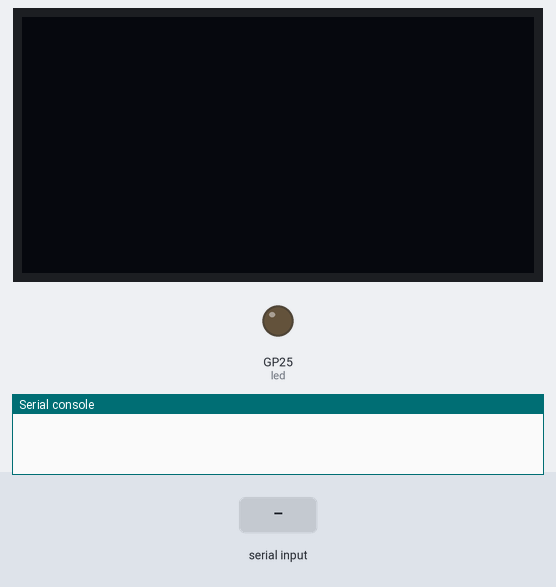
Bench run of a program on a simulated Raspberry Pi Pico running MicroPython. Shown: 128×64 one-colour display, output pins drawn as LEDs (lit = HIGH), the last lines printed to the serial console. The test bench sets the inputs (shaded band). Library files of the repository ran but are not shown: ssd1306.py.

Above: at 5.0 s.
5.1 s: "0\n" received over the second serial link
At 5.8 s:
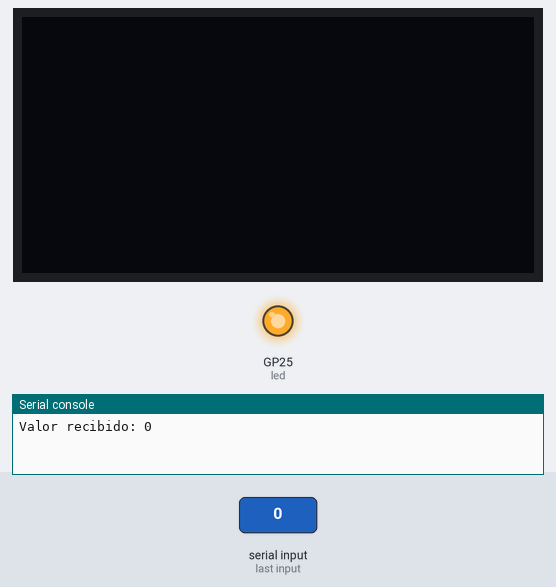
6.6 s: "5\n" received over the second serial link
At 7.0 s:
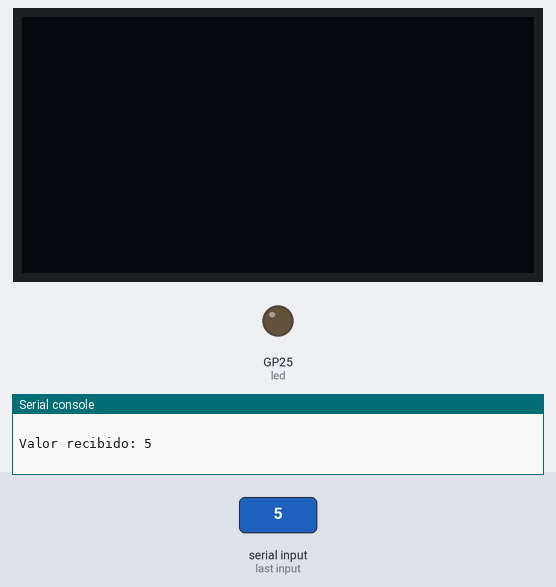
8.1 s: "90\n" received over the second serial link
At 9.3 s:
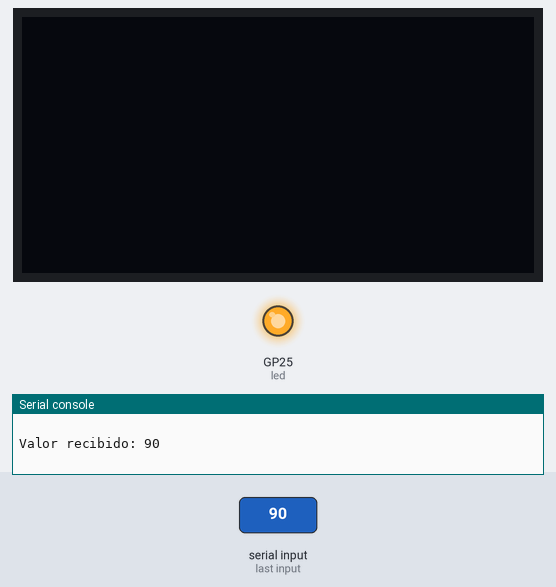
Timing chart, 0 to 11.1 s (numbered marks = the images above; inputs shaded):
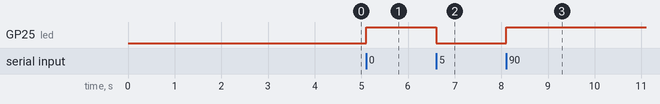

The program:

Receptor_UART.py
```python
from machine import Pin, I2C, UART
from ssd1306 import SSD1306_I2C
from utime import sleep_ms
from time import localtime

#LED
led = Pin("LED",Pin.OUT)
lt = False

def led_t():
    global lt
    if lt:
        led.value(0)
        lt = False
    else:
        led.value(1)
        lt = True
#--------------------------

#Conexión UART
uart = UART(0, baudrate=100000, tx=Pin(0), rx=Pin(1),timeout=1)

#Inicializar pantalla
WIDTH=128
HEIGHT=64
i2c = I2C(1, scl = Pin(15), sda = Pin(14), freq=400000)
oled = SSD1306_I2C(WIDTH, HEIGHT,i2c)
#--------------------------------------------------------

#Recibir datos
datos = []

while True:
    if uart.any():
        data = str(uart.readline(), 'utf-8')
        print("Valor recibido:", data)
        led_t()

        if data == "Terminar conexion":
            led.value(0)
            break

        datos.append(int(data))
#--------------------------------------------

#Graficar
X = 48
fecha = localtime()
oled.fill(0)
oled.text("{dia:02d}/{mes:02d}/{año:04d} {hora:02d}:{minuto:02d}".format(año = fecha[0],mes = fecha[1],dia = fecha[2],hora = fecha[3],minuto = fecha[4]),0,0)
oled.text("UART",X,8)
oled.line(24,16,24,63,1)
oled.line(24,16,127,16,1)

maximo = max(datos)

oled.text("{medio:02d}".format(medio=int(maximo/2)),0,36)
oled.text("{max:02d}".format(max=int(maximo)),0,16)

if not maximo == 0:
    ratio = 100/maximo
else:
    ratio = 0

for k in range(len(datos)):

    X = 128-(k+1)*8
    Y = int(64-48*datos[k]*ratio/100)

    oled.rect(X+2,Y,6,64-Y,1,True)

oled.show()

while True:
    fecha = localtime()
    oled.rect(0,0,128,16,0,True)
    oled.text("{dia:02d}/{mes:02d}/{año:04d} {hora:02d}:{minuto:02d}".format(año = fecha[0],mes = fecha[1],dia = fecha[2],hora = fecha[3],minuto = fecha[4]),0,0)
    oled.text("UART",X,8)
    oled.text("UART",X+64,8)
    oled.text("UART",X+128,8)
    oled.text("UART",X-64,8)
    oled.text("UART",X-128,8)
    oled.show()
    X -= 1
    if X == -32:
        X = 160
    sleep_ms(40)
```

Measured:
- after the input at 5.1 s, GP25 (led): LOW → HIGH at once
- after the input at 6.6 s, GP25 (led): HIGH → LOW at once
- after the input at 8.1 s, GP25 (led): LOW → HIGH at once
